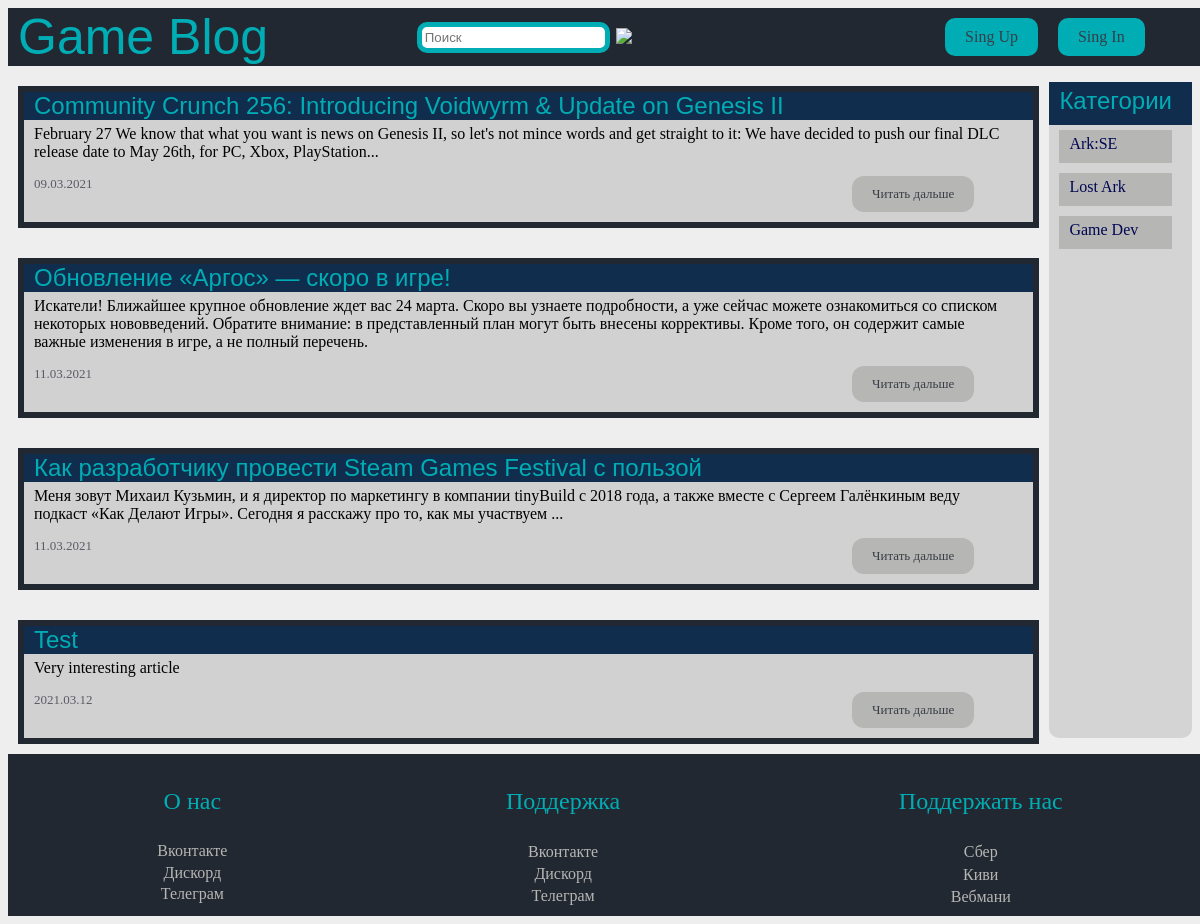
Before: / with the older database file.
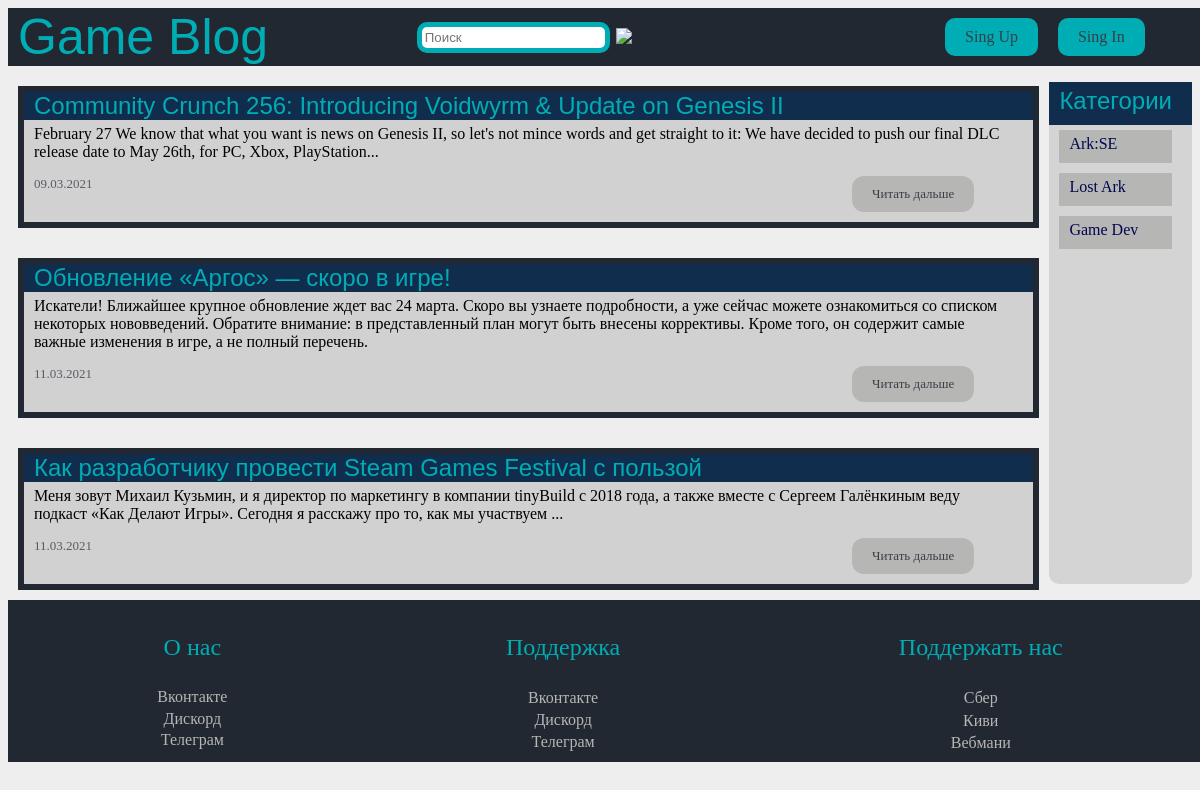
After: the same page with the newer database file.
### database.py (models this page shows)
class Article(db.Model):
    id = db.Column(db.Integer, primary_key=True, autoincrement=True)
    title = db.Column(db.String(70), nullable=True)
    body = db.Column(db.String(70), nullable=True, unique=True)
    date = db.Column(db.String(70), nullable=True)
    big = db.Column(db.Boolean, default=True)
    img = db.Column(db.Boolean, default=False)
    img_url = db.Column(db.String(70))
    author_id = db.Column(db.Integer, db.ForeignKey('users.id'))
    category_id = db.Column(db.Integer, db.ForeignKey('categories.id'))
    author = db.relationship('Users', backref=db.backref('articles', lazy=True))
    category = db.relationship('Categories', backref=db.backref('articles', lazy=True))

class Categories(db.Model):
    id = db.Column(db.Integer, primary_key=True, autoincrement=True)
    name = db.Column(db.String, nullable=True)

### app.py (the view)
@app.route('/')
def homepage():
    articles = Article.query.all()
    categories = Categories.query.all()
    return render_template('index.html', articles=articles, categories=categories)

### templates/index.html (shortened to what this page needs)
{% extends "base.html" %}
{% block content %}
    {% for article in articles %}
        <article>
            <div class="head">
                {{ article.title }}
            </div>
            <div class="text-block">
                {% if article.big %}
                    {{ article.body[0:200]+'...' }}
                {% else %}
                    {{ article.body }}
                {% endif %}
            </div>
            <div class="footer">
                <date>{{ article.date }}</date>
                <a href="{{ url_for('article', art=article.id) }}">Читать дальше</a>
            </div>
        </article>
    {% endfor %}
{% endblock %}

### templates/base.html (shortened to what this page needs)
<!DOCTYPE html>
<html lang="ru">
<head>
    <link rel="stylesheet" href={{ url_for('static', filename='style.css') }}>
</head>
<body>
<header>
    <a href="{{ url_for('homepage') }}" class="logo">Game Blog</a>
    <form action="{{ url_for('search') }}">
        <input name="text" class="search" type="search" placeholder="Поиск" aria-label="Поиск">
        <button type="submit">
            <img src="https://img.icons8.com/material-sharp/24/000000/search.png"/>
        </button>
    </form>
    <but>
        <a class="buttons" href={{ url_for('singup') }}>Sing Up</a>
        <a class="buttons" href={{ url_for('singin') }}>Sing In</a>
    </but>
</header>
<main>
    <div class="articles_list">
        {% block content %}
        {% endblock %}
    </div>
    <ul class="categories">
        <li class="header">
            Категории
        </li>
        {% for categoria in categories %}
            <li class="dropdown">
                <a href=" {{ url_for('categor', cat=categoria.id) }} ">{{ categoria.name }}</a>
            </li>
        {% endfor %}
    </ul>
</main>
<footer>
    <div class="block-footer">
        <p>О нас</p>
        <div class="lin"><a href="#">Вконтакте</a></div>
        <div class="lin"><a href="#">Дискорд</a></div>
        <div class="lin"><a href="#">Телеграм</a></div>
    </div>
    <div class="block-footer">
        <p>Поддержка</p>
        <div class="lin"><a href="#">Вконтакте</a></div>
        <div class="lin"><a href="#">Дискорд</a></div>
        <div class="lin"><a href="#">Телеграм</a></div>
    </div>
    <div class="block-footer">
        <p>Поддержать нас</p>
        <div class="lin"><a href="#">Сбер</a></div>
        <div class="lin"><a href="#">Киви</a></div>
        <div class="lin"><a href="#">Вебмани</a></div>
    </div>
</footer>
</body>
</html>

Changed rows visible on the page:
removed Article: title "Test", body "Very interesting article", date "2021.03.12"
